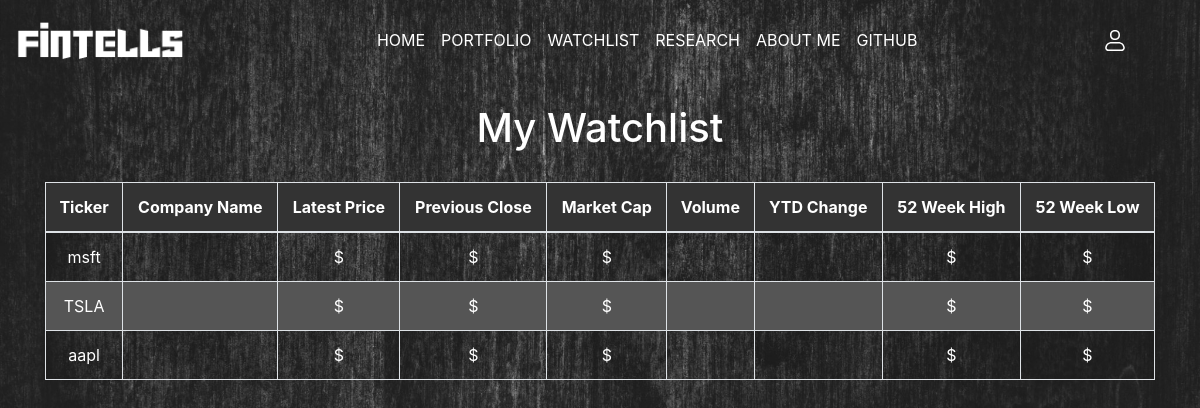
The app's page /watchlist.html (signed in), older data.
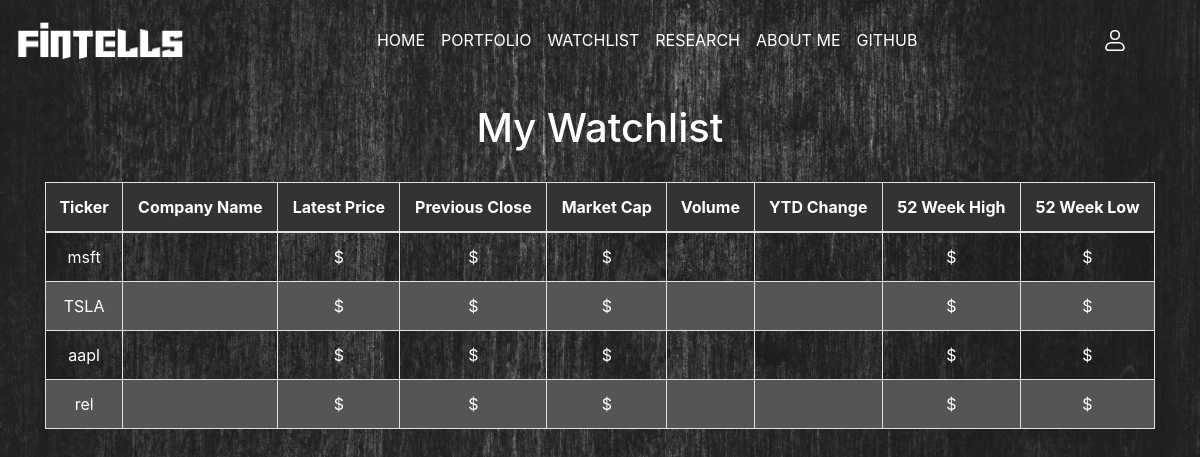
The same page, newer data.
### quotes/models.py (models this page shows, shortened)
class Stock(models.Model):
	ticker = models.CharField(max_length=10)
	id = models.BigAutoField(primary_key=True)

### quotes/views.py (the view)
# urls.py: path('watchlist.html', views.watchlist, name="watchlist"),
@login_required
def watchlist(request):
    watchlist_stocks = Stock.objects.all()
    return render(request, 'watchlist.html', {'watchlist_stocks': watchlist_stocks})

### quotes/templates/watchlist.html (shortened to what this page needs)
{% extends 'base.html' %}
{% load static %}
{% block content %}
<h1 style="color: white;">My Watchlist</h1>
{% if watchlist_stocks %}
<table class="table table-bordered table-striped" style="color: white;">
    <thead>
        <tr>
            <th>Ticker</th>
            <th>Company Name</th>
            <th>Latest Price</th>
            <th>Previous Close</th>
            <th>Market Cap</th>
            <th>Volume</th>
            <th>YTD Change</th>
            <th>52 Week High</th>
            <th>52 Week Low</th>
        </tr>
    </thead>
    <tbody>
        {% for stock in watchlist_stocks %}
        <tr>
            <td>{{ stock.ticker }}</td>
            <td>{{ stock.company_name }}</td>
            <td>${{ stock.latest_price }}</td>
            <td>${{ stock.previous_close }}</td>
            <td>${{ stock.market_cap }}</td>
            <td>{{ stock.latest_volume }}</td>
            <td>{{ stock.ytd_change }}</td>
            <td>${{ stock.week52_high }}</td>
            <td>${{ stock.week52_low }}</td>
        </tr>
        {% endfor %}
    </tbody>
</table>
{% else %}
<p style="color: white;">No stocks in your watchlist yet.</p>
{% endif %}
{% endblock %}

### quotes/templates/base.html (shortened to what this page needs)
{% load static %}
<!doctype html>
<html lang="en">
  <head>
    <link rel="stylesheet" href="https://stackpath.bootstrapcdn.com/bootstrap/4.5.0/css/bootstrap.min.css">
    <link rel="stylesheet" type="text/css" href="{% static 'base.css' %}">
  </head>
<body>
  <nav class="navbar navbar-expand-lg navbar-dark bg-dark" style="padding: 15px;">
    <a class="navbar-brand" href="{% url 'home' %}">
      <img src="{% static 'background/logo.png' %}" alt="Logo" height="40px">
    </a>
    <div class="collapse navbar-collapse" id="navbarSupportedContent">
      <ul class="navbar-nav mx-auto justify-content-center">
        <li class="nav-item active">
          <a class="nav-link" href="{% url 'home' %}" style="color: #fff;">HOME <span class="sr-only">(current)</span></a>
        </li>
        <li class="nav-item">
          <a class="nav-link" href="{% url 'add_stock' %}" style="color: #fff;">PORTFOLIO</a>
        </li>
        <li class="nav-item">
          <a class="nav-link" href="{% url 'watchlist' %}" style="color: #fff;">WATCHLIST</a>
        </li>
        <li class="nav-item dropdown">
          <a class="nav-link dropdown-toggle" href="#" id="navbarDropdown" role="button" data-toggle="dropdown"
            aria-haspopup="true" aria-expanded="false" style="color: #fff;">RESEARCH
          </a>
        </li>
        <li class="nav-item">
          <a class="nav-link" href="{% url 'about' %}" style="color: #fff;">ABOUT ME</a>
        </li>
        <li class="nav-item">
          <a class="nav-link" href="https://github.com/singhankit10/Fintells" target="_blank" style="color: #fff;">GITHUB</a>
        </li>
      </ul>
      <ul class="navbar-nav mr-5">
        <li class="nav-item dropdown">
          <a class="nav-link dropdown-toggle" href="#" id="navbarDropdown" role="button" data-toggle="dropdown"
            aria-haspopup="true" aria-expanded="false" style="color: #fff;">
            <div class="circle-container">
            </div>
          </a>
        </li>
      </ul>
    </nav>
    <div class="container">
      <br/>
		  {% block content %}
		  {% endblock %}
	</div>
  </body>
</html>

### quotes/static/base.css (style rules this page uses)
.navbar { background-color: transparent !important; }
.circle-container { position: relative; width: 28px; height: 28px; }
.dropdown-toggle::after { display: none; }

Row changes from the older to the newer data that the page shows:
added Stock: ticker "rel"
